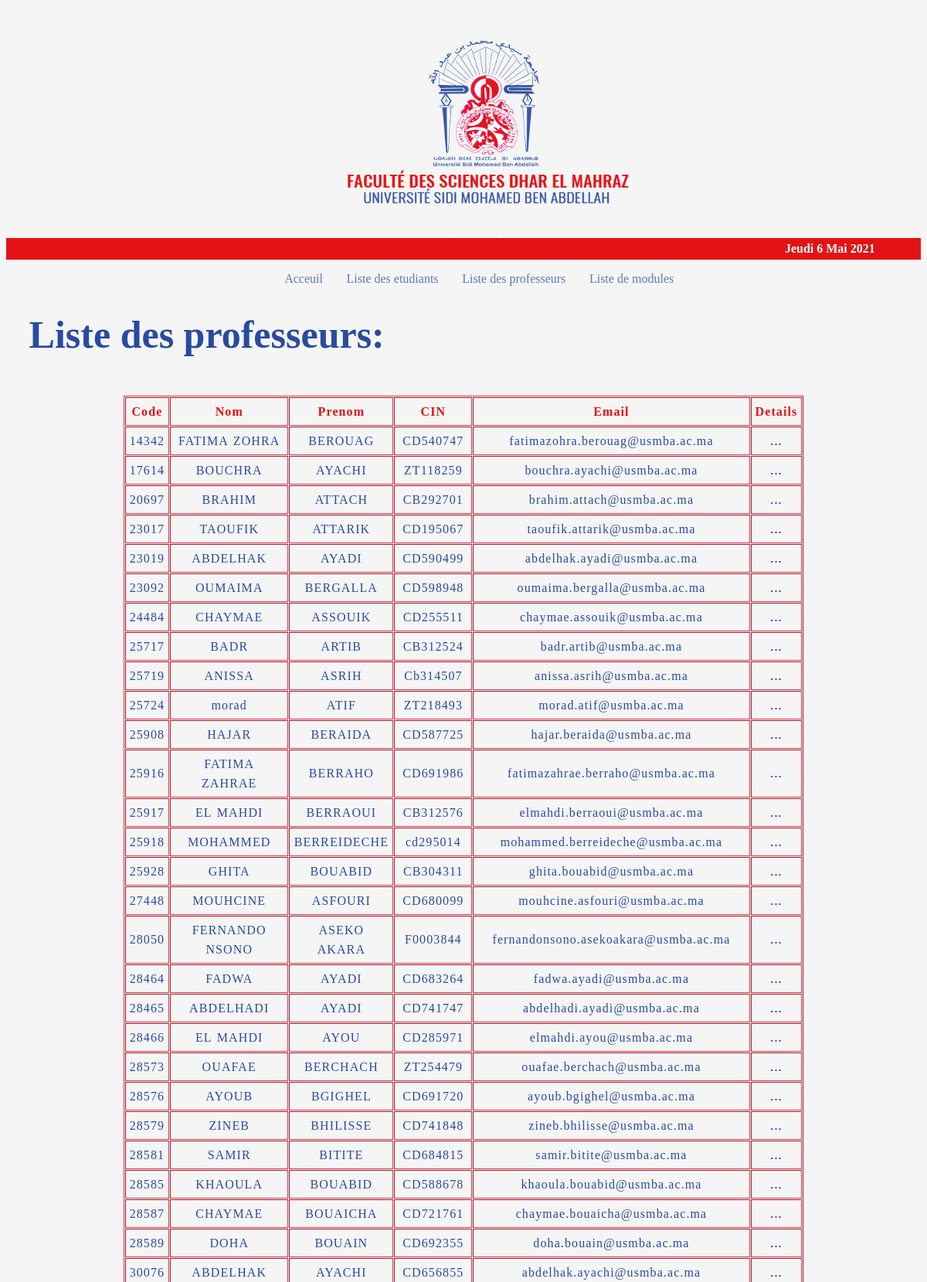
/website/html/professors_list.php (upper part), run on the app's committed database.
### tables this page shows
CREATE TABLE `professeurs` (
  `code_prof` int(6) NOT NULL,
  `nom` varchar(100) NOT NULL,
  `prenom` varchar(100) NOT NULL,
  `cin` varchar(10) NOT NULL,
  `email` varchar(100) NOT NULL
);

### website/html/templates/data.php (called while the page is built, shortened)
<?php
require('config.php');
$sql = 'SELECT * FROM professeurs;';
$result = mysqli_query($conn,$sql);
$professeurs = [];
while($professeur = mysqli_fetch_assoc($result)){
	$professeurs[] = $professeur;
}
?>

### website/html/professors_list.php (the view, shortened to what this page needs)
<?php
require('templates/data.php');
?>
<!DOCTYPE html>
<html>
<head>
	<link rel="stylesheet" type="text/css" href="../css/style.css">
</head>
<body>
<header id="mainHeader">
	<?php
		include("templates/header.php");
	 ?>
<?php
	include('templates/nav.php');
?>
	<div id="main">
		<h1>Liste des professeurs: </h1>
	</div>
</header>
<section>
<center>
	    <table border="table" cellspacing="1px" cellpadding="5px">
			<thead>
				<tr>
					<th>Code</th>
					<th>Nom</th>
					<th>Prenom</th>
					<th>CIN</th>
					<th>Email</th>
					<th>Details</th>
				</tr>
			</thead>
			<tbody>
				<?php
                    for ($i=0; $i <count($professeurs) ; $i++) {
						$code = $professeurs[$i]['code_prof'];
				 	echo "
					 	<tr>
                            <td>$code</td>
					 		<td>{$professeurs[$i]['prenom']}</td>
					 		<td>{$professeurs[$i]['nom']}</td>
					 		<td>{$professeurs[$i]['cin']}</td>
					 		<td>{$professeurs[$i]['email']}</td>
					 		<td>";
					 ?>
					<a style = "text-decoration: none;" class= 'details' href='professor_details.php?codeP=<?=$code?>'> ... </a>
					<?php
					echo"  </td>
					 	</tr>
					";
				 }
				 ?>
			</tbody>
		</table>
</center>
</section>
</body>
</html>

### website/css/style.css (style rules this page uses)
body { background-color: whitesmoke; }
h1 { color: #294B9E; text-shadow: currentColor; font-size: 50px; padding-left: 2.5%; }
table { margin-top: 50px; margin-bottom: 50px; margin-left:5%; margin-right:5%; text-align: center; letter-spacing: 1.1px; word-spacing: 1.6px; line-height: 25px; width: 30%; padding: 0; border-color:#E33147; }
thead { color:#E31215; }
td { color: #294B9E; }

### data on the page
professeurs: code_prof "14342", prenom "FATIMA ZOHRA", nom "BEROUAG", cin "CD540747", email "fatimazohra.berouag@usmba.ac.ma"
professeurs: code_prof "17614", prenom "BOUCHRA", nom "AYACHI", cin "ZT118259", email "bouchra.ayachi@usmba.ac.ma"
professeurs: code_prof "20697", prenom "BRAHIM", nom "ATTACH", cin "CB292701", email "brahim.attach@usmba.ac.ma"
professeurs: code_prof "23017", prenom "TAOUFIK", nom "ATTARIK", cin "CD195067", email "taoufik.attarik@usmba.ac.ma"
professeurs: code_prof "23019", prenom "ABDELHAK", nom "AYADI", cin "CD590499", email "abdelhak.ayadi@usmba.ac.ma"
professeurs: code_prof "23092", prenom "OUMAIMA", nom "BERGALLA", cin "CD598948", email "oumaima.bergalla@usmba.ac.ma"
professeurs: code_prof "24484", prenom "CHAYMAE", nom "ASSOUIK", cin "CD255511", email "chaymae.assouik@usmba.ac.ma"
professeurs: code_prof "25717", prenom "BADR", nom "ARTIB", cin "CB312524", email "badr.artib@usmba.ac.ma"
professeurs: code_prof "25719", prenom "ANISSA", nom "ASRIH", cin "Cb314507", email "anissa.asrih@usmba.ac.ma"
professeurs: code_prof "25724", prenom "morad", nom "ATIF", cin "ZT218493", email "morad.atif@usmba.ac.ma"
professeurs: code_prof "25908", prenom "HAJAR", nom "BERAIDA", cin "CD587725", email "hajar.beraida@usmba.ac.ma"
professeurs: code_prof "25916", prenom "FATIMA ZAHRAE", nom "BERRAHO", cin "CD691986", email "fatimazahrae.berraho@usmba.ac.ma"
professeurs: code_prof "25917", prenom "EL MAHDI", nom "BERRAOUI", cin "CB312576", email "elmahdi.berraoui@usmba.ac.ma"
professeurs: code_prof "25918", prenom "MOHAMMED", nom "BERREIDECHE", cin "cd295014", email "mohammed.berreideche@usmba.ac.ma"
professeurs: code_prof "25928", prenom "GHITA", nom "BOUABID", cin "CB304311", email "ghita.bouabid@usmba.ac.ma"
professeurs: code_prof "27448", prenom "MOUHCINE", nom "ASFOURI", cin "CD680099", email "mouhcine.asfouri@usmba.ac.ma"
professeurs: code_prof "28050", prenom "FERNANDO NSONO", nom "ASEKO AKARA", cin "F0003844", email "fernandonsono.asekoakara@usmba.ac.ma"
professeurs: code_prof "28464", prenom "FADWA", nom "AYADI", cin "CD683264", email "fadwa.ayadi@usmba.ac.ma"
professeurs: code_prof "28465", prenom "ABDELHADI", nom "AYADI", cin "CD741747", email "abdelhadi.ayadi@usmba.ac.ma"
professeurs: code_prof "28466", prenom "EL MAHDI", nom "AYOU", cin "CD285971", email "elmahdi.ayou@usmba.ac.ma"
professeurs: code_prof "28573", prenom "OUAFAE", nom "BERCHACH", cin "ZT254479", email "ouafae.berchach@usmba.ac.ma"
professeurs: code_prof "28576", prenom "AYOUB", nom "BGIGHEL", cin "CD691720", email "ayoub.bgighel@usmba.ac.ma"
professeurs: code_prof "28579", prenom "ZINEB", nom "BHILISSE", cin "CD741848", email "zineb.bhilisse@usmba.ac.ma"
professeurs: code_prof "28581", prenom "SAMIR", nom "BITITE", cin "CD684815", email "samir.bitite@usmba.ac.ma"
professeurs: code_prof "28585", prenom "KHAOULA", nom "BOUABID", cin "CD588678", email "khaoula.bouabid@usmba.ac.ma"
professeurs: code_prof "28587", prenom "CHAYMAE", nom "BOUAICHA", cin "CD721761", email "chaymae.bouaicha@usmba.ac.ma"
professeurs: code_prof "28589", prenom "DOHA", nom "BOUAIN", cin "CD692355", email "doha.bouain@usmba.ac.ma"
professeurs: code_prof "30076", prenom "ABDELHAK", nom "AYACHI", cin "CD656855", email "abdelhak.ayachi@usmba.ac.ma"

### other printed values
$ln["jour"][$jour_de_la_semaine] "Jeudi"
$jour_du_mois "6"
$ln["mois"][$mois] "Mai"
$annee "2021"
